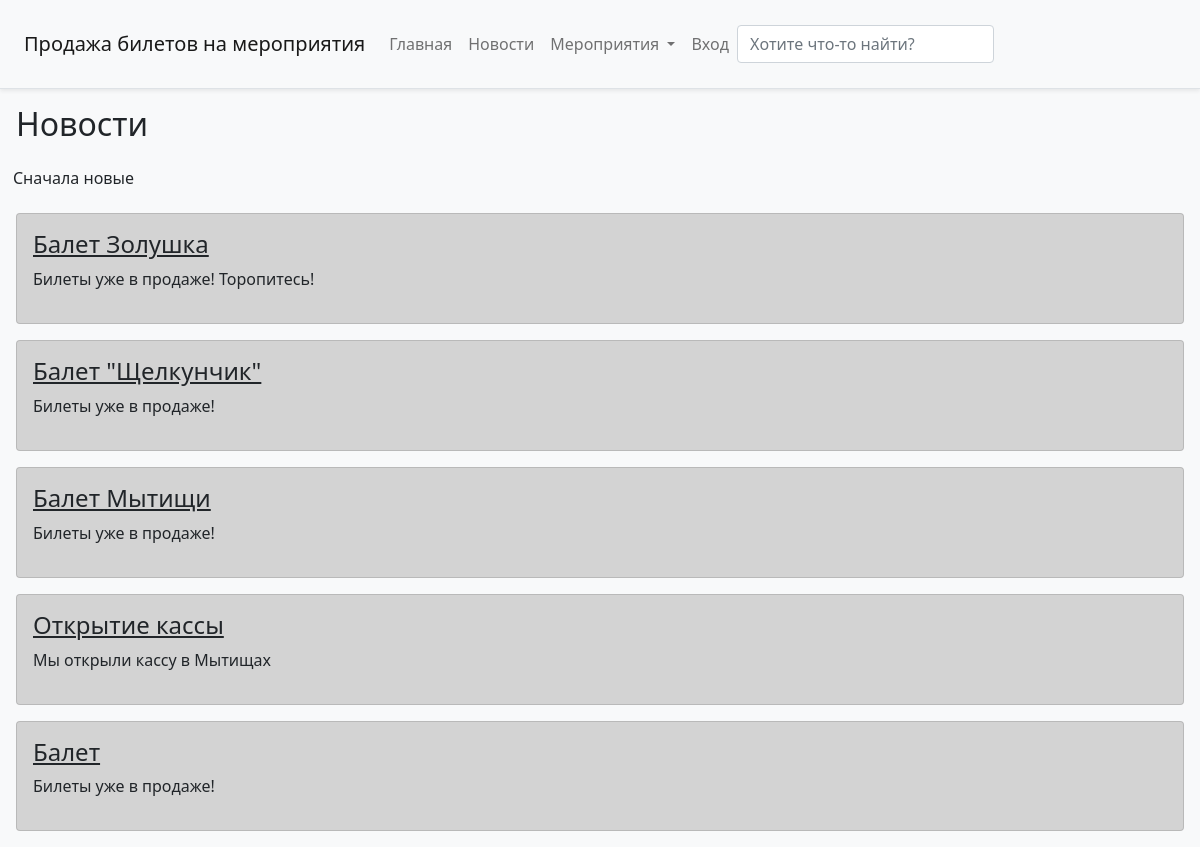
/about, run on the app's committed database.
### main/models.py (models this page shows, shortened)
class News(models.Model):
    id = models.AutoField(primary_key=True)
    Title = models.CharField('Название', max_length=50)
    About = models.TextField('Описание')
    class Meta:
        verbose_name= 'Новость'
        verbose_name_plural= 'Новости'

### main/views.py (the view)
# urls.py: path('about', views.about, name='about'),
def about(request):
    n = 0;
    if request.method=='POST':
        n = n+1;
    if n % 2==0:
        news = News.objects.order_by('id')
    else:
        news = News.objects.order_by('-id')
    return render(request, 'main/about.html', {'news':news})

### main/templatetags/auth_extras.py (called while the page is built)
@register.filter(name='has_group')
def has_group(user, group_name):
    group = Group.objects.get(name=group_name)
    return True if group in user.groups.all() else False

### main/templates/main/about.html (shortened to what this page needs)
{% extends 'main/base.html' %}
{% block name %}
 <h2  class="m-3">Новости</h2>
 <form method='post'>{% csrf_token %}
 <button name="sort-btn" id="sort-btn" class="btn">Сначала новые</button></form>
 {% for el in news %}
   <div class="card p-3 m-3" style="background: lightgrey">
       <h4><a class="link-dark" href="{% url 'news' id=el.id %}">{{ el.Title }}</a></h4>
    <p>{{ el.About }}</p>
       {% load auth_extras %}
   </div>
 {% endfor %}
{% endblock %}

### data on the page
News: Title "Балет Золушка", About "Билеты уже в продаже! Торопитесь!"
News: Title "Балет \"Щелкунчик\"", About "Билеты уже в продаже!"
News: Title "Балет Мытищи", About "Билеты уже в продаже!"
News: Title "Открытие кассы", About "Мы открыли кассу в Мытищах"
News: Title "Балет", About "Билеты уже в продаже!"
